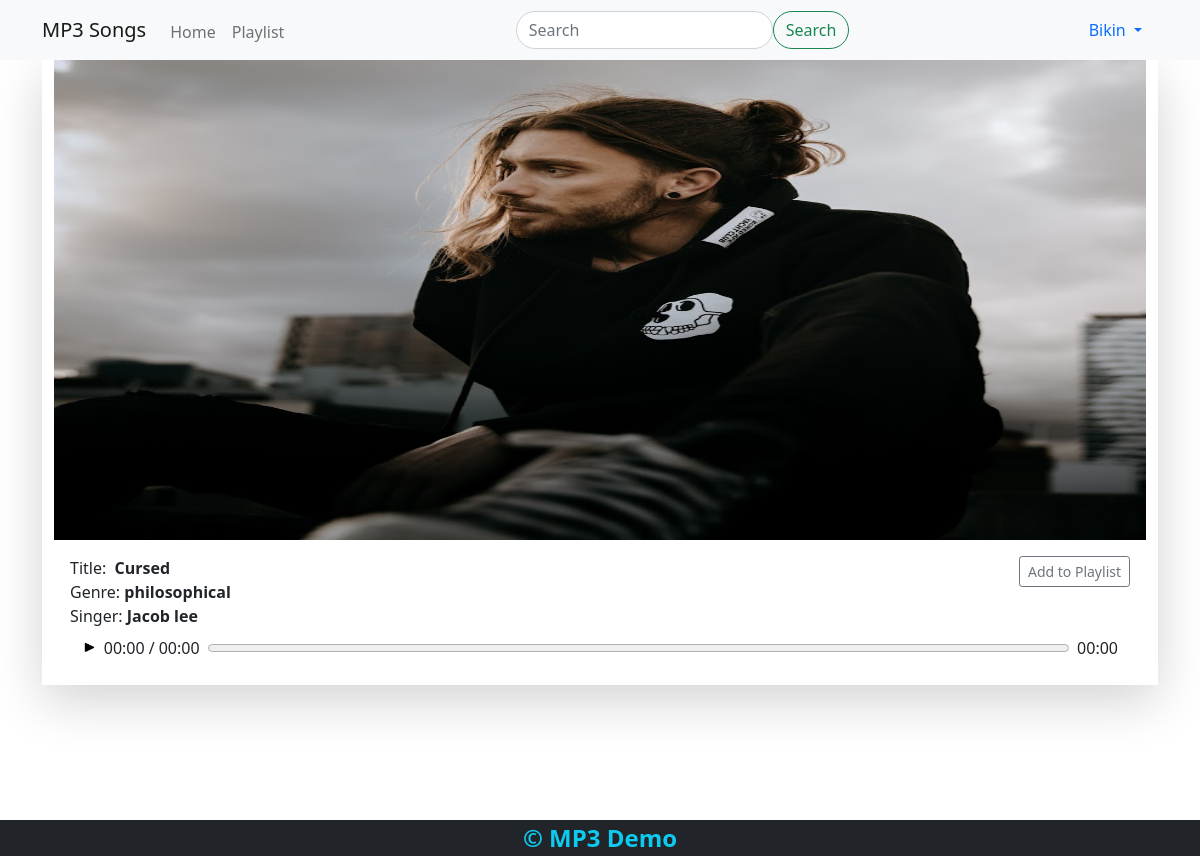
The page /music/detail/3/ (signed in) on the database its author committed.
### accounts/models.py (models this page shows, shortened)
class User(AbstractBaseUser, PermissionsMixin):
    username_validator = UnicodeUsernameValidator()
    username = models.CharField(
        verbose_name="Username",
        max_length=80, validators=[username_validator, ],
        help_text="Required. 25 charecters or fewer. letters, digits and @/./+/-/_ only"
    )
    email = models.EmailField(
        verbose_name="Email", unique=True,
        error_messages={'unique': "Email already exists."})
    is_active = models.BooleanField(default=True)
    is_admin = models.BooleanField(default=False)
    created_at = models.DateTimeField(auto_now_add=True)
    updated_at = models.DateTimeField(auto_now=True)
    USERNAME_FIELD = 'email'
    REQUIRED_FIELDS = ['username', ]
    objects = UserManager()

### music/models.py (models this page shows, shortened)
class Music(models.Model):
    title = models.CharField(max_length=255)
    singer = models.CharField(max_length=255)
    image = models.ImageField(upload_to=upload_image_to, default=None)
    audio = models.FileField(
        upload_to=upload_audio_to, blank=False, null=False)
    genre = models.ForeignKey(
        Genre, on_delete=models.CASCADE, related_name='playlist')
    active = models.BooleanField(default=True)
    created_at = models.DateTimeField(auto_now_add=True)
    updated_at = models.DateTimeField(auto_now=True)

class Genre(models.Model):
    name = models.CharField(max_length=255)
    description = models.TextField(null=True, blank=True)
    def __str__(self) -> str:
        return self.name

### music/views.py (the view)
class MusicDetailView(DetailView):
    model = Music
    context_object_name = 'music'
    template_name = 'music/detail.html'

### music/templatetags/custom_tags.py (called while the page is built)
@register.simple_tag
def is_in_playlist(request, id):
    music = Music.objects.get(id=id)
    playlist = Playlist.objects.filter(user=request.user).first()
    if playlist.musics.filter(id=music.id).exists():
        return True
    else:
        return False

### templates/music/detail.html (shortened to what this page needs)
{% extends 'includes/base.html' %}
{% load static %}
{% load custom_tags %}
{% block content %}
<div class="container shadow-lg">
  <div class="music-img-wrapper">
    <img src="{{music.image.url}}" alt="{{music.title}}" height="100%"
         width="100%" />
  </div>
  <div class="card-body">
    <div>
      Title:
      <span class="music-title fw-bold">&nbsp;{{music.title|capfirst}}</span>
      {% if request.user.is_authenticated %}
      <form action="{% url 'playlist' %}" method="post" class="float-end">
        {% is_in_playlist request music.id as in_playlist %}
        <input type="submit"
               value="{% if in_playlist %}Remove from Playlist{% else %}Add to Playlist{% endif %}"
               class="btn btn-sm btn-outline-secondary" />
      </form>
      {% endif %}
    </div>
    <div>Genre:<span class="fw-bold"> {{music.genre}}</span></div>
    <div>Singer:<span class="fw-bold"> {{music.singer}}</span></div>
    <div class="music-body ">
      <div class="audio-control w-100 d-inline-flex" id="{{music.id}}">
        <div id="{{ music.id }}" class="playbtn mt-1 mx-1"
             onclick="togglePlay(this)"></div>
        <span id="start_time" class="mx-1">00:00</span>/
        <span id="end_time" class="mx-1">00:00</span>
        <progress id="progressbar{{music.id}}" class="progressbar m-1" value="0"
                  max="1"></progress>
        <span id="rem_time" class="mx-1">00:00</span>
      </div>
    </div>
  </div>
</div>
{% endblock  %}

### templates/includes/navigation.html (shortened to what this page needs)
<nav class="navbar navbar-expand-md navbar-light bg-light">
  <div class="container">
    <a class="navbar-brand" href="{% url 'homepage' %}">MP3 Songs</a>
    <div class="collapse navbar-collapse" id="navbarSupportedContent">
      <ul class="navbar-nav me-auto mb-2 mb-lg-0">
        <li class="nav-item pt-1">
          <a class="nav-link {% if request.resolver_match.url_name == 'homepage' %} active {% endif %}"
             aria-current="page" href="{% url 'homepage' %}">Home</a>
        </li>
        {% if request.user.is_authenticated %}
        <li class="nav-item pt-1">
          <a class="nav-link" href="{% url 'playlist' %}">Playlist</a>
        </li>
        {% endif %}
      </ul>
      <form class="d-flex w-auto me-auto" method="GET"
            action="{% url 'search' %}">
        <input class="form-control w-100 rounded-pill" type="search"
               placeholder="Search" name="query" aria-label="Search" />
        <button class="btn btn-outline-success rounded-pill"
                type="submit">Search</button>
      </form>
      <div class="nav-item dropdown">
        <a class="nav-link dropdown-toggle" href="#" id="navbarDropdown"
           role="button" data-bs-toggle="dropdown" aria-expanded="false">
          {% if request.user.is_authenticated %}
          {{request.user.username|capfirst}}
          {% else %}
          Account
          {% endif %}
        </a>
      </div>
    </div>
  </div>
</nav>

### static/custom/styles.css (style rules this page uses)
a { text-decoration: none !important; }
html, body { height: 100%; }

### rows shown on the page
User: user.username "Bikin"
Music: image (picture), title "Cursed", genre "philosophical", singer "Jacob lee"
